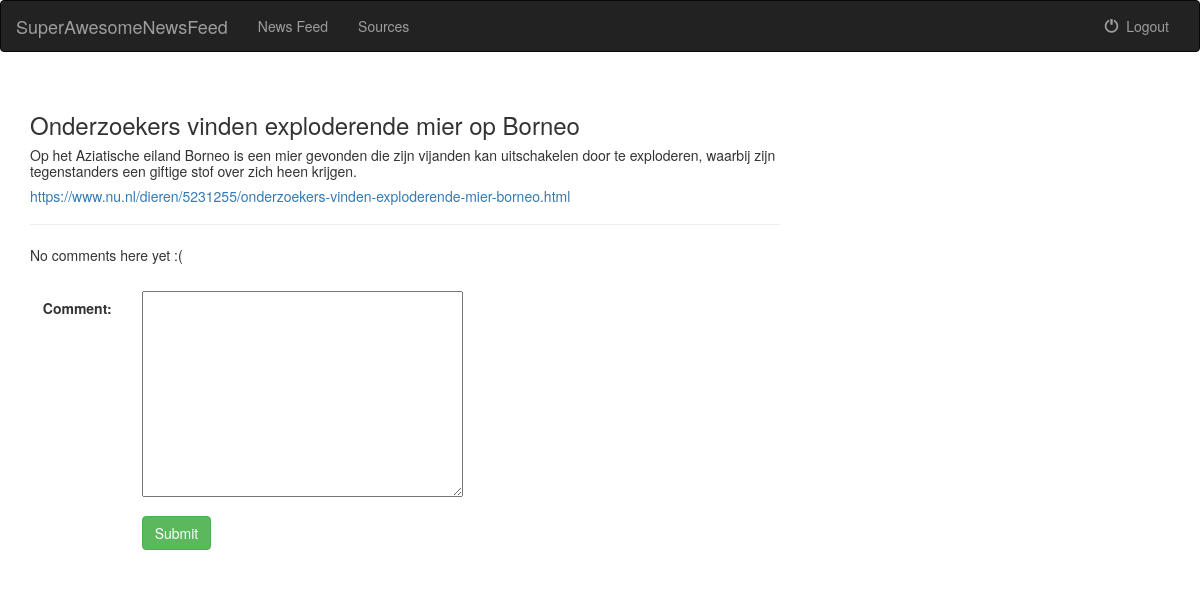
/newsfeed/365/comments/ (signed in), run on the app's committed database.
### newsfeed/models.py (models this page shows, shortened)
class NewsItem(models.Model):
    source = models.ForeignKey(SourceRSS, on_delete=models.CASCADE)
    title = models.CharField(max_length=250, unique=True)
    summary = models.TextField(max_length=500)
    link = models.URLField()
    favorite = models.BooleanField(default=False)

### newsfeed/views.py (the view)
# urls.py: path('<int:news_id>/comments/', views.comments, name='comments'),
@login_required(login_url='/login/')
def comments(request, news_id):
    news_item = get_object_or_404(NewsItem, pk=news_id)
    all_comments = Comments.objects.filter(news_item=news_item)
    form = CommentForm(request.POST or None)
    news_item = get_object_or_404(NewsItem, pk=news_id)
    if form.is_valid():
        comment = form.save(commit=False)
        comment.user = request.user
        comment.news_item = news_item
        comment.save()
        return redirect('newsfeed:comments', news_id)
    context = {
        'news_item': news_item,
        'comments': all_comments,
        "form": form
    }
    return render(request, 'newsfeed/comments.html', context)

### newsfeed/forms.py
class CommentForm(forms.ModelForm):
    class Meta:
        model = Comments
        fields = ['comment']

### newsfeed/templates/newsfeed/comments.html (shortened to what this page needs)
{% extends 'newsfeed/base.html' %}
{% block body %}
<div class="container">
    <div class="row">
        <div class="col-md-8">
            <div class="page-header">
                <h3>{{ news_item.title }}</h3>
                <h5>{{ news_item.summary }}</h5>
                <h5><a href="{{ news_item.link }}">{{ news_item.link }}</a></h5>
            </div>
            {% for comment in comments %}
            <div class="comments-list">
                <div class="media">
                    <p class="pull-right"><small>{{ comment.date }}</small></p>
                    <div class="media-body">
                        <h4 class="media-heading user_name">{{ comment.user.username }}</h4>
                              {{ comment.comment }}
                        <p><small><a href="{% url 'newsfeed:like_comment' comment.pk %}">
                            <span class="glyphicon glyphicon-thumbs-up" aria-hidden="true"></span>&nbsp; Like  {{ comment.likes }}
                        </a></small></p>
                        <hr>
                    </div>
                </div>
            </div>
            {% empty %}
            <p>No comments here yet :(</p>
            {% endfor %}
        </div>
    </div>
</div>
<div class="container-fluid">
    <div class="row">
        <div class="col-sm-12 col-md-7">
            <div class="panel-body">
                <form class="form-horizontal" role="form" action="" method="post" enctype="multipart/form-data">
                    {% include 'newsfeed/form_template.html' %}
                    <div class="form-group">
                        <div class="col-sm-offset-2 col-sm-10">
                            <button type="submit" class="btn btn-success">Submit</button>
                        </div>
                    </div>
                </form>
            </div>
        </div>
    </div>
</div>
{% endblock %}

### data on the page
NewsItem: title "Onderzoekers vinden exploderende mier op Borneo", summary "Op het Aziatische eiland Borneo is een mier gevonden die zijn vijanden kan uitschakelen door te exploderen, waarbij zijn tegenstanders een giftige stof over zich heen krijgen.", link "https://www.nu.nl/dieren/5231255/onderzoekers-vinden-exploderende-mier-borneo.html"

### other printed values
{{ field.label_tag }} "Comment:"
